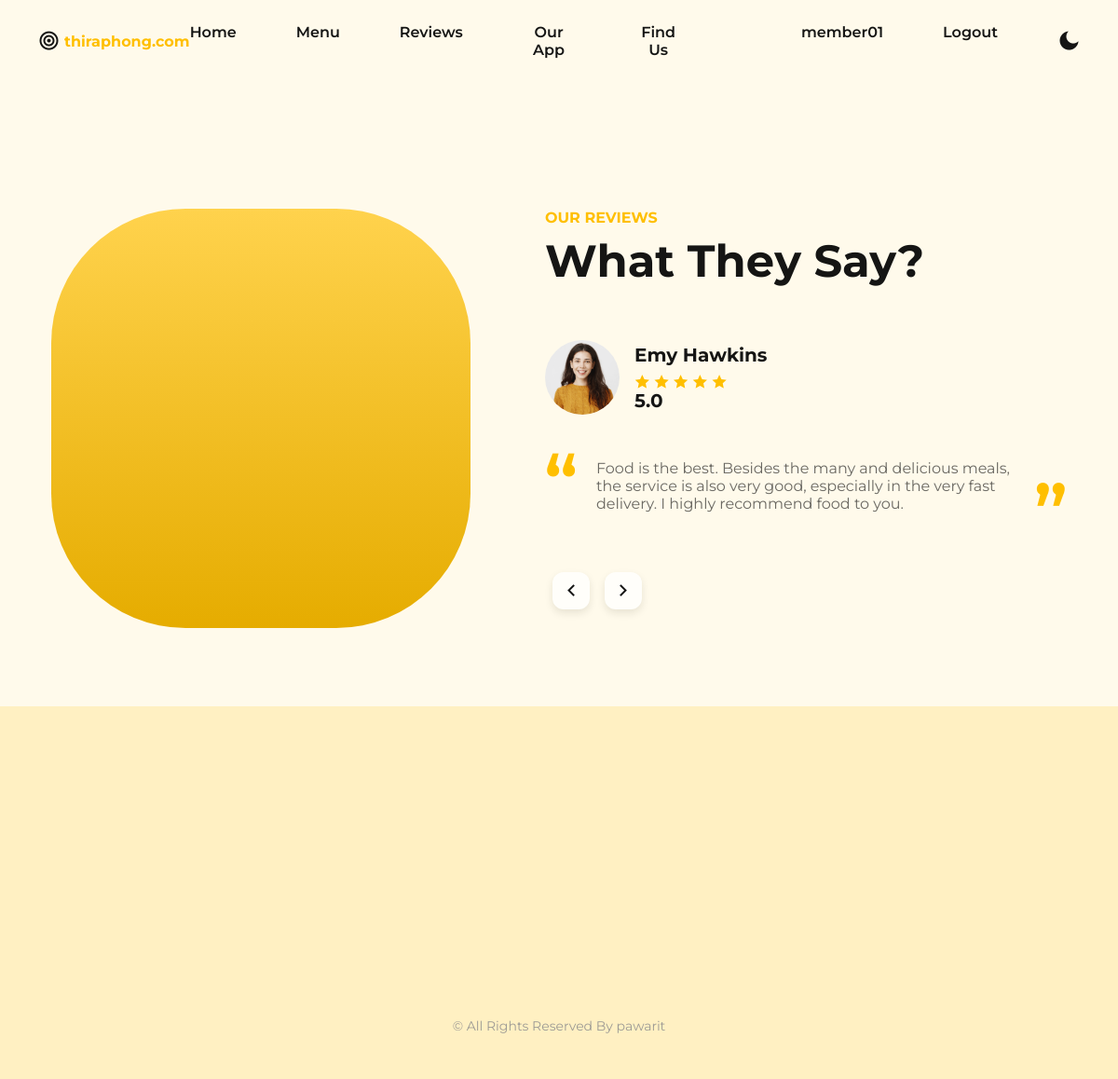
The page /reviews.php (signed in) on the database its author committed.
### tables this page shows
CREATE TABLE `tbl_company` (
  `c_id` int(11) NOT NULL,
  `c_logo` text NOT NULL DEFAULT '<i class="ri-bowl-fill"></i>',
  `c_name` varchar(256) NOT NULL
);

CREATE TABLE `tbl_reviews` (
  `r_id` int(11) NOT NULL,
  `r_img` text NOT NULL DEFAULT 'reviews-img-1.png',
  `r_name` varchar(255) NOT NULL,
  `r_number` varchar(255) NOT NULL,
  `r_comment` text NOT NULL
);

### reviews.php (the view, shortened to what this page needs)
<?php include('include/head.php') ?>
   <body>
<?php include('include/navbar.php') ?>
      <main class="main">
<?php
  $sql_r = "SELECT * FROM tbl_reviews";
  $result_r = mysqli_query($conn, $sql_r);
?>
      <section class="reviews section" id="reviews">
            <div class="reviews__container container grid">
               <div class="reviews__content">
                   <h4 class="section__subtitle">OUR REVIEWS</h4>
                   <h2 class="section__title">What They Say?</h2>
                   <div class="reviews__swiper swiper">
                     <div class="swiper-wrapper">
                     <?php while ($row_r = mysqli_fetch_assoc ($result_r)) { ?>
                     <article class="reviews__card swiper-slide">
                           <div class="reviews__profile">
                              <img src="assets/img/<?= $row_r['r_img'] ?>" alt="image" class="reviews__photo">
                              <div class="reviews__data">
                                 <h3 class="reviews__name"><?= $row_r['r_name'] ?></h3>
                                 <div class="reviews__ratting">
                                    <div class="reviews__stars">
                                       <i class="ri-star-fill"></i>
                                       <i class="ri-star-fill"></i>
                                       <i class="ri-star-fill"></i>
                                       <i class="ri-star-fill"></i>
                                       <i class="ri-star-fill"></i>
                                    </div>
                                    <h3 class="reviews__number"><?= $row_r['r_number'] ?></h3>
                                 </div>
                              </div>
                           </div>
                           <p class="reviews__comment">
                               <?= $row_r['r_comment'] ?>
                           </p>
                        </article>
                         <?php } ?>
                     </div>
                      <div class="swiper-button-prev">
                           <i class="ri-arrow-left-s-line"></i>
                      </div>
                      <div class="swiper-button-next">
                           <i class="ri-arrow-right-s-line"></i>
                      </div>
                   </div>
               </div>
               <div class="reviews__image">
               </div>
            </div>
         </section>
      </main>
<?php include('include/footer.php') ?>
   </body>
</html>

### include/navbar.php (shortened to what this page needs)
  <?php
  $sql_c = "SELECT * FROM tbl_company";
  $result_c = mysqli_query($conn, $sql_c);
  ?>
      <header class="header" id="header">
         <nav class="nav container">
            <a href="#" class="nav__logo">
<?php while ($row_c = mysqli_fetch_assoc ($result_c)) { ?>
      <?= $row_c['c_logo'] ?> <span><?= $row_c['c_name']?></span>
<?php } ?>
            </a>
            <div class="nav__menu" id="nav-menu">
                 <ul class="nav__list">
                  <li>
                     <a href="index.php#home" class="nav__link">Home</a>
                  </li>
                  <li>
                     <a href="Menu.php#menu" class="nav__link">Menu</a>
                  </li>
                  <li>
                     <a href="Reviews.php#reviews" class="nav__link">Reviews</a>
                  </li>
                  <li>
                     <a href="Ourapp.php#app" class="nav__link">Our App</a>
                  </li>
                  <li>
                     <a href="Findus.php#map" class="nav__link">Find Us</a>
                  </li>
                  <li>
                  <?php  if (isset($me_id)) { ?>
                     <li>
                        <a href="member/dashboard.php?me_id=<?= $me_id ?>" class="nav__link"><?= $me_name ?></a>
                     </li>
                     <li>
                        <a href="check/logout.php" class="nav__link">Logout</a>
                     </li>
                  <?php } else { ?>
                     <li>
                        <a href="login-form.php" class="nav__link">Login</a>
                     </li>
                  <?php } ?>
                  </li>
                  </ul>
                  <i class="ri-moon-fill nav__theme" id="theme-button"></i>
            </div>
         </nav>
      </header>

### rows shown on the page
tbl_company: c_name "thiraphong.com"
tbl_reviews: r_img (picture), r_name "Emy Hawkins", r_number "5.0", r_comment "Food is the best. Besides the many and delicious meals, the service is also very good, especially in the very fast delivery. I highly recommend food to you."

### other values the page prints
$me_name "member01"
